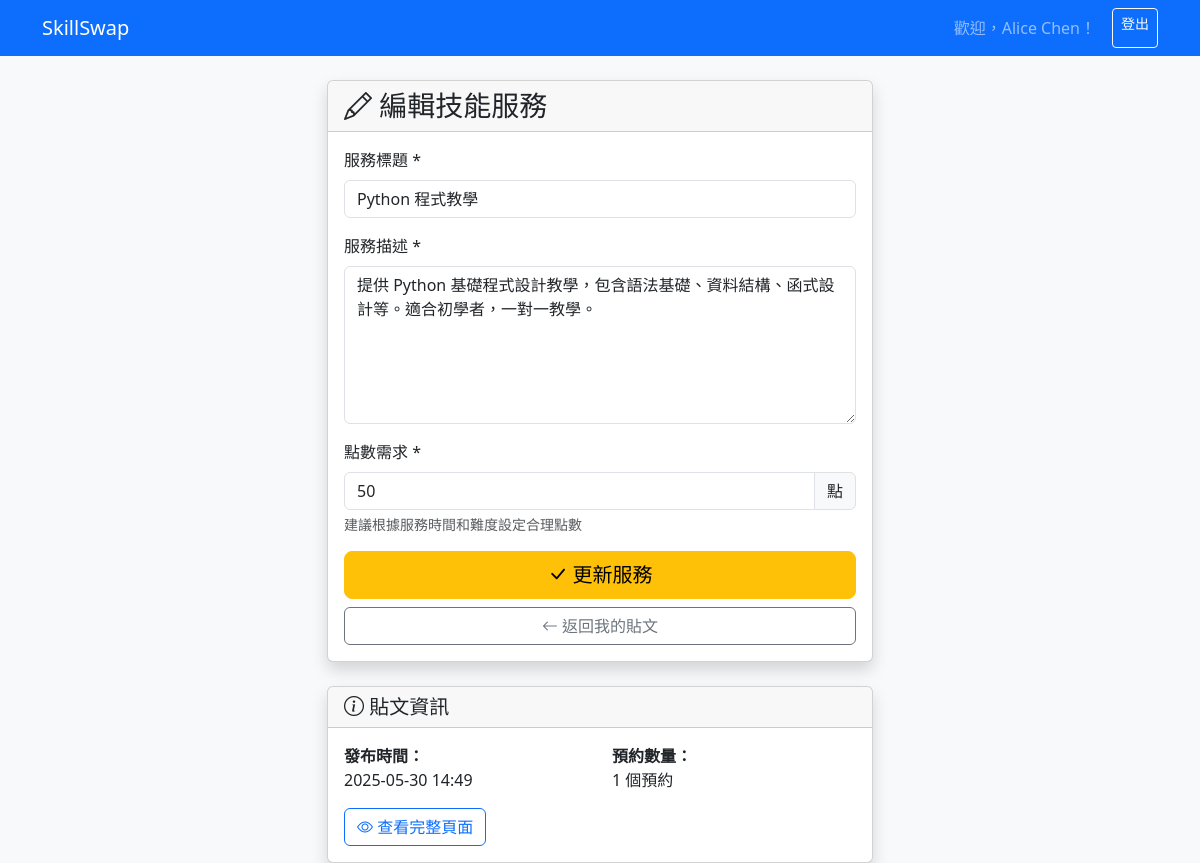
Page /edit_post.php?id=1 (signed in) on the committed database.
### tables this page shows
CREATE TABLE `SkillPost` (
  `post_id` INT AUTO_INCREMENT PRIMARY KEY,
  `user_id` INT NOT NULL,
  `title` VARCHAR(100) NOT NULL,
  `description` TEXT NOT NULL,
  `point_cost` INT NOT NULL,
  `created_at` DATETIME NOT NULL DEFAULT CURRENT_TIMESTAMP,
  FOREIGN KEY (`user_id`) REFERENCES `User`(`user_id`) ON DELETE CASCADE
);

### src/skill_post.php (called while the page is built, shortened)
<?php
function get_post_by_id($post_id) {
    global $pdo;
    $stmt = $pdo->prepare("SELECT p.*, u.name as author_name
                          FROM SkillPost p
                          JOIN User u ON p.user_id = u.user_id
                          WHERE p.post_id = ?");
    $stmt->execute([$post_id]);
    return $stmt->fetch(PDO::FETCH_ASSOC);
}

### public/edit_post.php (the view, shortened to what this page needs)
<?php
require_once __DIR__ . '/../src/db.php';
require_once __DIR__ . '/../src/skill_post.php';
$post_id = intval($_GET['id'] ?? 0);
$post = get_post_by_id($post_id);
?>
<!DOCTYPE html>
<html lang="zh-Hant">
<head>
    <link href="https://cdn.jsdelivr.net/npm/bootstrap@5.3.0/dist/css/bootstrap.min.css" rel="stylesheet">
    <link rel="stylesheet" href="https://cdn.jsdelivr.net/npm/bootstrap-icons@1.11.0/font/bootstrap-icons.css">
</head>
<body>
    <nav class="navbar navbar-expand-lg navbar-dark bg-primary">
        <div class="container">
            <a class="navbar-brand" href="index.php">SkillSwap</a>
            <div class="navbar-nav ms-auto">
                <span class="navbar-text me-3">歡迎，<?= htmlspecialchars($_SESSION['user_name']) ?>！</span>
                <a class="btn btn-outline-light btn-sm" href="logout.php">登出</a>
            </div>
        </div>
    </nav>
    <div class="container mt-4">
        <div class="row justify-content-center">
            <div class="col-md-8 col-lg-6">
                <div class="card shadow">
                    <div class="card-header">
                        <h3 class="card-title mb-0">
                            <i class="bi bi-pencil"></i> 編輯技能服務
                        </h3>
                    </div>
                    <div class="card-body">
                        <form method="POST" action="">
                            <div class="mb-3">
                                <label for="title" class="form-label">服務標題 *</label>
                                <input type="text" class="form-control" id="title" name="title"
                                       value="<?= htmlspecialchars($post['title']) ?>"
                                       placeholder="例：PHP 網站開發教學" required maxlength="100">
                            </div>
                            <div class="mb-3">
                                <label for="description" class="form-label">服務描述 *</label>
                                <textarea class="form-control" id="description" name="description" rows="6"
                                          placeholder="詳細說明你的技能服務內容、適合對象、預計時間等..." required><?= htmlspecialchars($post['description']) ?></textarea>
                            </div>
                            <div class="mb-3">
                                <label for="point_cost" class="form-label">點數需求 *</label>
                                <div class="input-group">
                                    <input type="number" class="form-control" id="point_cost" name="point_cost"
                                           value="<?= $post['point_cost'] ?>"
                                           min="1" max="1000" placeholder="10" required>
                                    <span class="input-group-text">點</span>
                                </div>
                                <div class="form-text">建議根據服務時間和難度設定合理點數</div>
                            </div>
                            <div class="d-grid gap-2">
                                <button type="submit" class="btn btn-warning btn-lg">
                                    <i class="bi bi-check-lg"></i> 更新服務
                                </button>
                                <a href="my_posts.php" class="btn btn-outline-secondary">
                                    <i class="bi bi-arrow-left"></i> 返回我的貼文
                                </a>
                            </div>
                        </form>
                    </div>
                </div>
                <div class="card shadow mt-4">
                    <div class="card-header">
                        <h5 class="card-title mb-0">
                            <i class="bi bi-info-circle"></i> 貼文資訊
                        </h5>
                    </div>
                    <div class="card-body">
                        <div class="row">
                            <div class="col-sm-6">
                                <strong>發布時間：</strong><br>
                                <?= date('Y-m-d H:i', strtotime($post['created_at'])) ?>
                            </div>
                            <div class="col-sm-6">
                                <?php
                                $stmt = $pdo->prepare("SELECT COUNT(*) as count FROM ExchangeBooking WHERE post_id = ?");
                                $stmt->execute([$post_id]);
                                $booking_count = $stmt->fetch(PDO::FETCH_ASSOC)['count'] ?? 0;
                                ?>
                                <strong>預約數量：</strong><br>
                                <?= $booking_count ?> 個預約
                            </div>
                        </div>
                        <div class="mt-3">
                            <a href="post_detail.php?id=<?= $post_id ?>" class="btn btn-outline-primary">
                                <i class="bi bi-eye"></i> 查看完整頁面
                            </a>
                        </div>
                    </div>
                </div>
            </div>
        </div>
    </div>
</body>
</html>

### public/edit_post.php (style rules this page uses)
body { background: #f8f9fa; }

### rows in the picture
skillpost: title "Python 程式教學", description "提供 Python 基礎程式設計教學，包含語法基礎、資料結構、函式設計等。適合初學者，一對一教學。", point_cost "50", created_at "2025-05-30 14:49"

### other values in the picture
$_SESSION['user_name'] "Alice Chen"
$booking_count "1"
